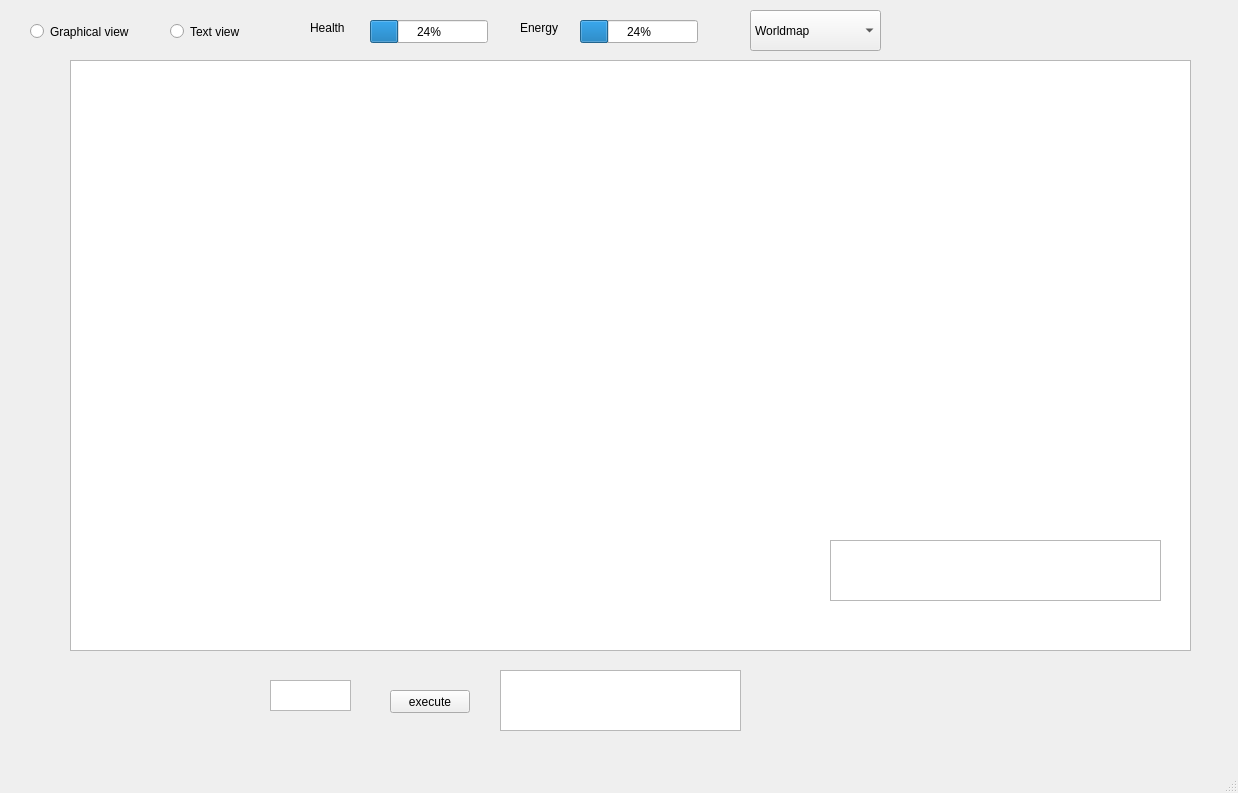
<?xml version="1.0" encoding="UTF-8"?>
<ui version="4.0">
 <class>MainWindow</class>
 <widget class="QMainWindow" name="MainWindow">
  <property name="geometry">
   <rect>
    <x>0</x>
    <y>0</y>
    <width>1238</width>
    <height>793</height>
   </rect>
  </property>
  <property name="windowTitle">
   <string>MainWindow</string>
  </property>
  <widget class="QWidget" name="centralwidget">
   <widget class="QGraphicsView" name="graphicsView">
    <property name="geometry">
     <rect>
      <x>70</x>
      <y>60</y>
      <width>1121</width>
      <height>591</height>
     </rect>
    </property>
   </widget>
   <widget class="QProgressBar" name="health">
    <property name="geometry">
     <rect>
      <x>370</x>
      <y>20</y>
      <width>118</width>
      <height>23</height>
     </rect>
    </property>
    <property name="maximum">
     <number>100</number>
    </property>
    <property name="value">
     <number>24</number>
    </property>
   </widget>
   <widget class="QLabel" name="label">
    <property name="geometry">
     <rect>
      <x>310</x>
      <y>20</y>
      <width>57</width>
      <height>15</height>
     </rect>
    </property>
    <property name="text">
     <string>Health</string>
    </property>
   </widget>
   <widget class="QLabel" name="label_2">
    <property name="geometry">
     <rect>
      <x>520</x>
      <y>20</y>
      <width>57</width>
      <height>15</height>
     </rect>
    </property>
    <property name="text">
     <string>Energy</string>
    </property>
   </widget>
   <widget class="QProgressBar" name="energy">
    <property name="geometry">
     <rect>
      <x>580</x>
      <y>20</y>
      <width>118</width>
      <height>23</height>
     </rect>
    </property>
    <property name="maximum">
     <number>100</number>
    </property>
    <property name="value">
     <number>24</number>
    </property>
    <property name="format">
     <string>%p%</string>
    </property>
   </widget>
   <widget class="QTextEdit" name="userInput">
    <property name="geometry">
     <rect>
      <x>270</x>
      <y>680</y>
      <width>81</width>
      <height>31</height>
     </rect>
    </property>
    <property name="html">
     <string>&lt;!DOCTYPE HTML PUBLIC &quot;-//W3C//DTD HTML 4.0//EN&quot; &quot;http://www.w3.org/TR/REC-html40/strict.dtd&quot;&gt;
&lt;html&gt;&lt;head&gt;&lt;meta name=&quot;qrichtext&quot; content=&quot;1&quot; /&gt;&lt;style type=&quot;text/css&quot;&gt;
p, li { white-space: pre-wrap; }
&lt;/style&gt;&lt;/head&gt;&lt;body style=&quot; font-family:'Ubuntu'; font-size:11pt; font-weight:400; font-style:normal;&quot;&gt;
&lt;p style=&quot;-qt-paragraph-type:empty; margin-top:0px; margin-bottom:0px; margin-left:0px; margin-right:0px; -qt-block-indent:0; text-indent:0px; font-family:'Sans Serif'; font-size:9pt;&quot;&gt;&lt;br /&gt;&lt;/p&gt;&lt;/body&gt;&lt;/html&gt;</string>
    </property>
   </widget>
   <widget class="QPushButton" name="executeButton">
    <property name="geometry">
     <rect>
      <x>390</x>
      <y>690</y>
      <width>80</width>
      <height>23</height>
     </rect>
    </property>
    <property name="text">
     <string>execute</string>
    </property>
   </widget>
   <widget class="QRadioButton" name="radioButton">
    <property name="geometry">
     <rect>
      <x>30</x>
      <y>20</y>
      <width>141</width>
      <height>23</height>
     </rect>
    </property>
    <property name="text">
     <string>Graphical view</string>
    </property>
   </widget>
   <widget class="QRadioButton" name="radioButton_Text">
    <property name="geometry">
     <rect>
      <x>170</x>
      <y>20</y>
      <width>112</width>
      <height>23</height>
     </rect>
    </property>
    <property name="text">
     <string>Text view</string>
    </property>
   </widget>
   <widget class="QPlainTextEdit" name="helpResponse">
    <property name="geometry">
     <rect>
      <x>500</x>
      <y>670</y>
      <width>241</width>
      <height>61</height>
     </rect>
    </property>
   </widget>
   <widget class="QTextBrowser" name="textBrowser">
    <property name="geometry">
     <rect>
      <x>830</x>
      <y>540</y>
      <width>331</width>
      <height>61</height>
     </rect>
    </property>
    <property name="font">
     <font>
      <family>Ubuntu Condensed</family>
      <pointsize>37</pointsize>
      <weight>75</weight>
      <italic>false</italic>
      <bold>true</bold>
     </font>
    </property>
    <property name="verticalScrollBarPolicy">
     <enum>Qt::ScrollBarAlwaysOff</enum>
    </property>
    <property name="horizontalScrollBarPolicy">
     <enum>Qt::ScrollBarAlwaysOff</enum>
    </property>
    <property name="sizeAdjustPolicy">
     <enum>QAbstractScrollArea::AdjustToContentsOnFirstShow</enum>
    </property>
    <property name="overwriteMode">
     <bool>true</bool>
    </property>
   </widget>
   <widget class="QComboBox" name="comboBox">
    <property name="geometry">
     <rect>
      <x>750</x>
      <y>10</y>
      <width>131</width>
      <height>41</height>
     </rect>
    </property>
    <item>
     <property name="text">
      <string>Worldmap</string>
     </property>
     <property name="icon">
      <iconset>
       <selectedon>:/images/worldmap.jpg</selectedon>
      </iconset>
     </property>
    </item>
    <item>
     <property name="text">
      <string>Worldmap4</string>
     </property>
     <property name="icon">
      <iconset>
       <selectedon>:/images/worldmap4.jpg</selectedon>
      </iconset>
     </property>
    </item>
    <item>
     <property name="text">
      <string>maze1</string>
     </property>
     <property name="icon">
      <iconset>
       <selectedon>:/images/maze1.jpg</selectedon>
      </iconset>
     </property>
    </item>
    <item>
     <property name="text">
      <string>maze2</string>
     </property>
     <property name="icon">
      <iconset>
       <selectedon>:/images/maze2.jpg</selectedon>
      </iconset>
     </property>
    </item>
    <item>
     <property name="text">
      <string>maze3</string>
     </property>
     <property name="icon">
      <iconset>
       <selectedon>:/images/maze3.jpg</selectedon>
      </iconset>
     </property>
    </item>
   </widget>
  </widget>
  <widget class="QMenuBar" name="menubar">
   <property name="geometry">
    <rect>
     <x>0</x>
     <y>0</y>
     <width>1238</width>
     <height>22</height>
    </rect>
   </property>
  </widget>
  <widget class="QStatusBar" name="statusbar"/>
 </widget>
 <resources/>
 <connections/>
</ui>
